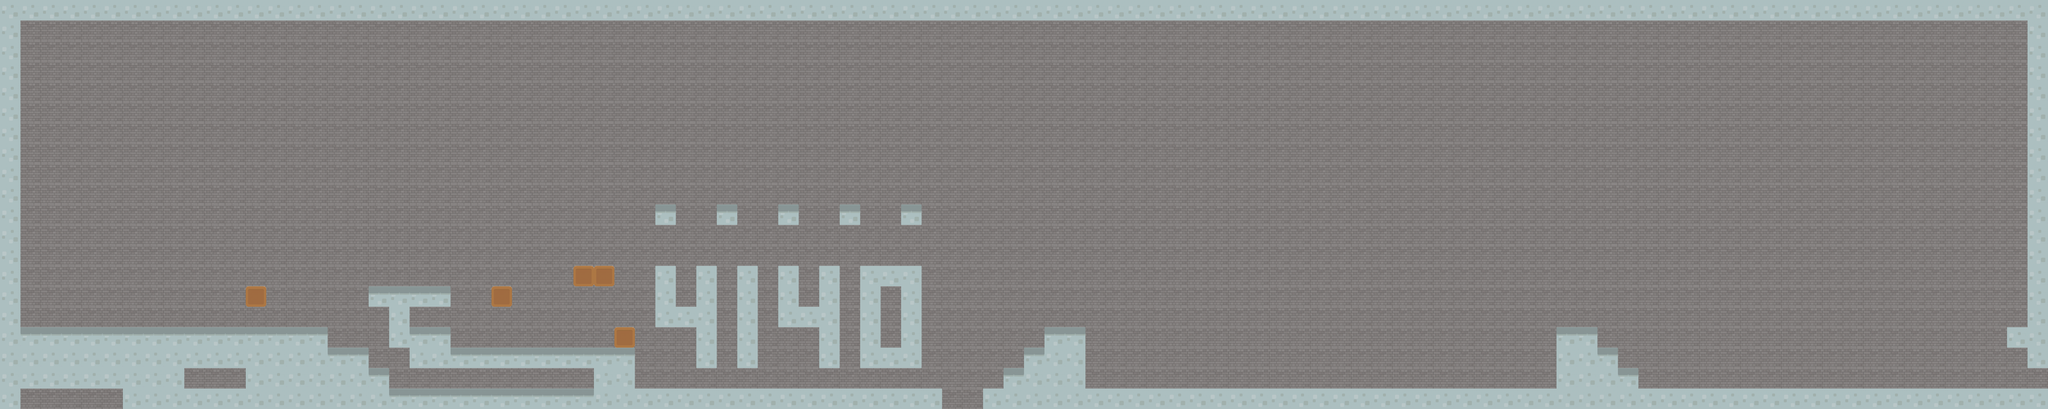

The image is a tile-based game level rendered from a .tmx file. Its description and source (layers, tilesets, objects; grid data summarised) follow:
An orthogonal 100x20 tile map with 70x70 px tiles, 2 tile layers (background, collision), 2 tilesets.

<map version="1.0" orientation="orthogonal" width="100" height="20" tilewidth="70" tileheight="70">
 <tileset firstgid="1" name="tiles_map" tilewidth="70" tileheight="70">
  <image source="../images/tiles_map.png" width="700" height="140" />
 </tileset>
 <tileset firstgid="21" name="enemy" tilewidth="70" tileheight="70">
  <image source="../images/enemy.png" width="70" height="70" />
 </tileset>
 <layer name="background" width="100" height="20">
  <data>[2000 cells, 2000 non-empty, 1 distinct tile ids]</data>
 </layer>
 <layer name="collision" width="100" height="20">
  <data>[2000 cells, 360 non-empty, 3 distinct tile ids]</data>
 </layer>
</map>